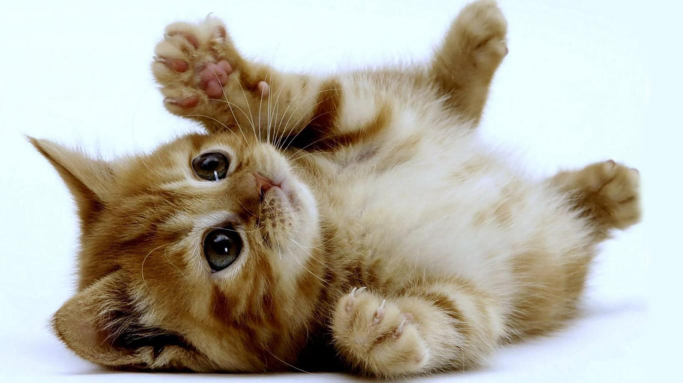
#> input picture src/filters/gatito.jpg, 1366 x 765 px (shown at 1/2 size)
$ python affine.py   (Python 2 division)
#> lines starting #> are read from the running program, lines starting #| are printed output that depends on the picture
import cv2
import numpy as np

#Lee imagen gatito.jpg
img = cv2.imread('gatito.jpg')
#> img is the input picture: shape (765, 1366, 3); mean B, G, R 164, 177.1, 181
#Muestra imagen gatito
cv2.imshow("Original", img)

#Define una alto y largo para la imagen
height, width = img.shape[:2]
#> height = 765; width = 1366
img_sized = cv2.resize(img, (width/2, height/2))
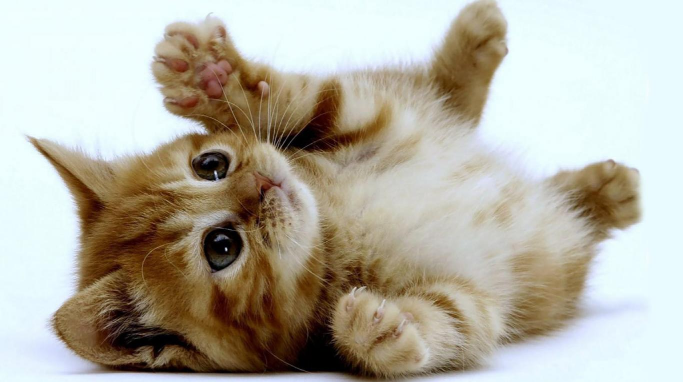
#> img_sized: shape (382, 683, 3); mean B, G, R 163.9, 177, 180.9
cv2.imshow("Resized", img_sized)

translation_matrix = np.float32([[1,0,70],[0,1,100]])
img_warpAff = cv2.warpAffine(img_sized, translation_matrix, (width/2, height/2))
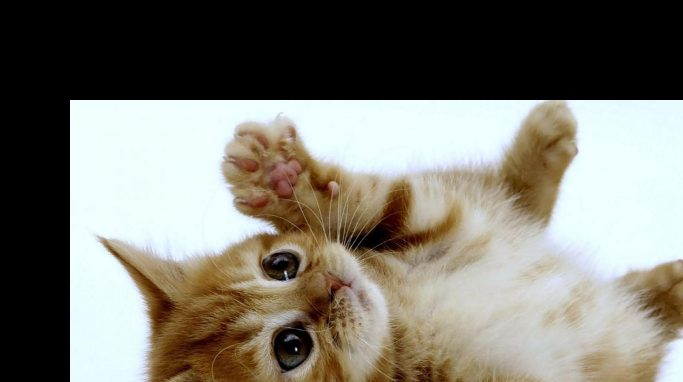
#> img_warpAff: shape (382, 683, 3); mean B, G, R 111.7, 121.1, 123.7
cv2.imshow("Translation", img_warpAff)


cv2.waitKey(0)
cv2.destroyAllWindows()
